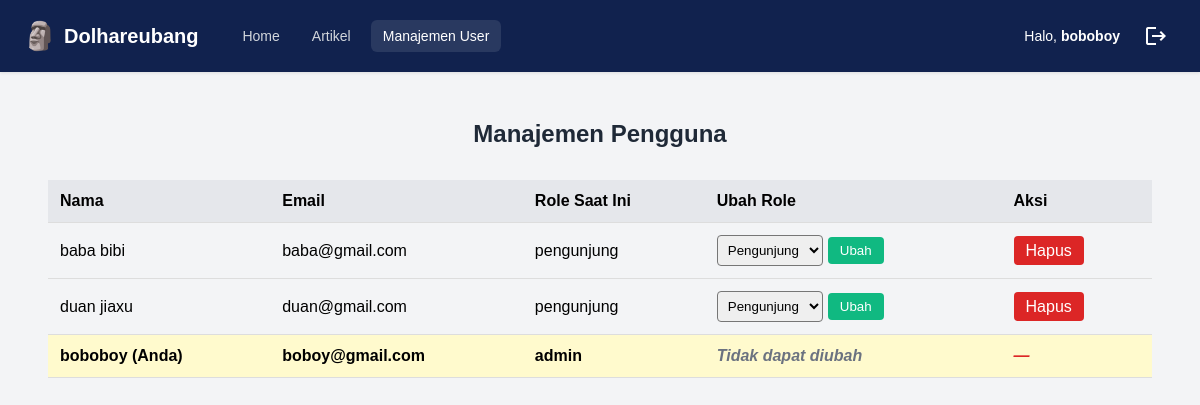
Page /admin/manajemen_user.php (signed in) on the earlier database version.
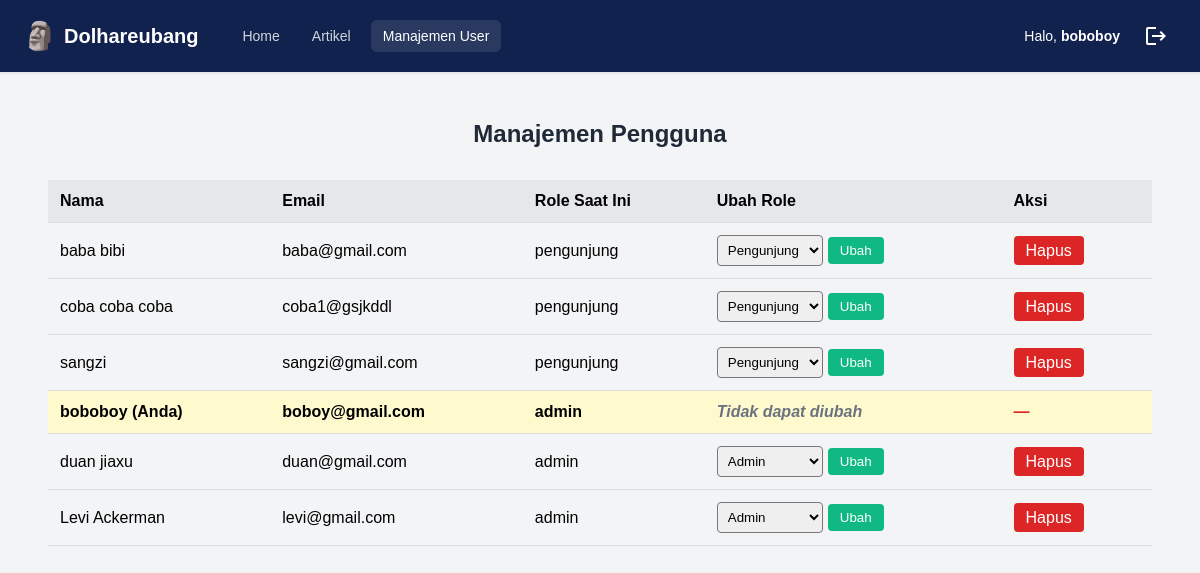
Same page on the later database version.
### tables this page shows
CREATE TABLE `users` (
  `id` int(11) NOT NULL,
  `name` varchar(150) NOT NULL,
  `email` varchar(150) NOT NULL,
  `password_hash` varchar(255) NOT NULL,
  `role` varchar(50) NOT NULL DEFAULT 'pengunjung'
);

### admin/manajemen_user.php (the view, shortened to what this page needs)
<?php
include '../config/config.php';
$current_admin_id = $_SESSION['id'];
$admin_name = $_SESSION['username'];
$query = "SELECT id, name, email, role FROM users ORDER BY role DESC, name";
$data_users = mysqli_query($konek, $query);
?>
<!DOCTYPE html>
<html lang="en">
<head>
</head>
<body class="bg-gray-100 flex">
  <nav class="navbar">
    <div class="navbar-brand-wrapper">
      <div style="display: flex; align-items: center; gap: 8px;">
        <img src="../img/logo.png" alt="Logo" style="width: 32px; height: 32px; border-radius: 50%;" />
        <span style="font-weight: bold; font-size: 20px;">Dolhareubang</span>
      </div>
      <div style="display: flex; gap: 8px;">
        <a href="dashboard.php" class="nav-link">Home</a>
        <a href="artikel.php" class="nav-link">Artikel</a>
        <a href="manajemen_user.php" class="nav-link active">Manajemen User</a>
      </div>
    </div>
    <div style="display: flex; align-items: center; gap: 16px;">
      <span style="font-size: 14px; font-weight: 500; display: block;">Halo,
        <strong><?php echo htmlspecialchars($admin_name); ?></strong></span>
      <button id="logoutButton" style="background: none; border: none; color: white; cursor: pointer; padding: 0 8px;"
        title="Logout">
        <span class="material-icons" style="vertical-align: middle;">logout</span>
      </button>
    </div>
  </nav>
  <div class="content-area-wrapper">
    <h1 class="page-title">Manajemen Pengguna</h1>
    <table>
      <thead>
        <tr>
          <th>Nama</th>
          <th>Email</th>
          <th>Role Saat Ini</th>
          <th>Ubah Role</th>
          <th>Aksi</th>
        </tr>
      </thead>
      <tbody>
        <?php while ($user = mysqli_fetch_assoc($data_users)):
          $is_self = ($user['id'] == $current_admin_id);
          ?>
          <tr class="<?php echo $is_self ? 'user-self' : ''; ?>">
            <td><?php echo htmlspecialchars($user['name']) . ($is_self ? ' (Anda)' : ''); ?></td>
            <td><?php echo htmlspecialchars($user['email']); ?></td>
            <td><?php echo htmlspecialchars($user['role']); ?></td>
            <td>
              <?php if (!$is_self): ?>
                <form method="POST" action="manajemen_user.php" class="role-form">
                  <select name="role_baru" style="padding: 6px; border-radius: 4px;">
                    <option value="pengunjung" <?php echo $user['role'] == 'pengunjung' ? 'selected' : ''; ?>>Pengunjung
                    </option>
                    <option value="admin" <?php echo $user['role'] == 'admin' ? 'selected' : ''; ?>>Admin</option>
                  </select>
                  <button type="submit" name="ubah_role" class="btn-action" style="background-color: #10b981;">Ubah</button>
                </form>
              <?php else: ?>
                <span style="color: #6b7280; font-style: italic;">Tidak dapat diubah</span>
              <?php endif; ?>
            </td>
            <td>
              <?php if (!$is_self): ?>
                <a href="?hapus=<?php echo $user['id']; ?>"
                  onclick="return confirm('Yakin hapus pengguna <?php echo htmlspecialchars($user['name']); ?>?')"
                  class="btn-action btn-delete">
                  Hapus
                </a>
              <?php else: ?>
                <span style="color: #dc2626; font-style: italic;">—</span>
              <?php endif; ?>
            </td>
          </tr>
        <?php endwhile; ?>
      </tbody>
    </table>
  </div>
</body>
</html>

Differences in the rows shown:
added users: name "coba coba coba", email "coba1@gsjkddl", role "pengunjung", role_baru "Pengunjung"
added users: name "sangzi", email "sangzi@gmail.com", role "pengunjung", role_baru "Pengunjung"
shown differently, row unchanged: users "boboboy": moves up the list
changed users "duan jiaxu": role "pengunjung" → "admin"; role_baru "Pengunjung" → "Admin"
added users: name "Levi Ackerman", email "levi@gmail.com", role "admin", role_baru "Admin"
